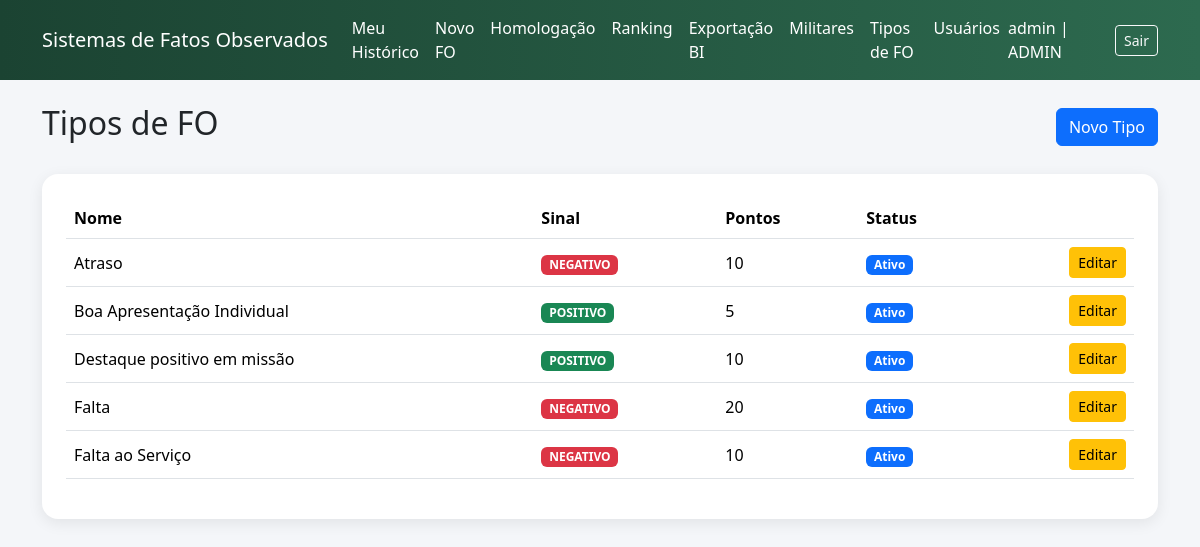
Page /fo/admin/tipos (signed in) on the committed database.
### app/fo/models.py (models this page shows, shortened)
class Usuario(db.Model, UserMixin):
    __tablename__ = "usuarios"
    id = db.Column(db.Integer, primary_key=True)
    username = db.Column(db.String(80), unique=True, nullable=False)
    senha_hash = db.Column(db.String(128), nullable=False)
    perfil = db.Column(
        db.String(20),
        nullable=False,
        default="MILITAR"
    )
    militar_id = db.Column(
        db.Integer,
        db.ForeignKey("militares.id", ondelete="RESTRICT"),
        nullable=False
    )
    militar = db.relationship("Militar")

class TipoDeFato(db.Model):
    __tablename__ = 'tipo_de_fato'
    id = db.Column(db.Integer, primary_key=True)
    nome = db.Column(db.String(150), nullable=False)
    sinal = db.Column(db.String(10), nullable=False) #positivo ou negativo
    pontos = db.Column(db.Integer, nullable=False)
    texto_boletim = db.Column(db.Text, nullable=True)
    ativo = db.Column(db.Boolean, default=True, nullable=False)

### app/fo/routes.py (the view)
@fo_bp.route("/admin/tipos")
@login_required
@requer_admin
def admin_tipos():
    tipos = TipoDeFato.query.order_by(TipoDeFato.nome.asc()).all()
    return render_template("fo/admin_tipos.html", tipos=tipos)

### app/__init__.py (called while the page is built)
def create_app():
    app = Flask(__name__)
    app.config.from_object(Config)
    db.init_app(app)
    login_manager.init_app(app)
    migrate.init_app(app, db)
    from app.fo.models import Usuario
    @login_manager.user_loader
    def load_user(user_id):
        return Usuario.query.get(int(user_id))
    login_manager.login_view = "auth.login"
    from app.fo import fo_bp
    app.register_blueprint(fo_bp)
    from app.auth import auth_bp
    app.register_blueprint(auth_bp)
    @app.route("/")
    def index():
        if current_user.is_authenticated and current_user.perfil == "MILITAR":
            return redirect(url_for("fo.meu_historico"))
        return redirect(url_for("fo.ranking"))
    return app

### app/fo/permissions.py (called while the page is built)
def perfil_permitido(*perfis):
    def decorator(func):
        @wraps(func)
        def wrapper(*args, **kwargs):
            if not current_user.is_authenticated:
                abort(403)
            if current_user.perfil not in perfis and current_user.perfil != "ADMIN":
                abort(403)
            return func(*args, **kwargs)
        return wrapper
    return decorator

### app/templates/fo/admin_tipos.html (shortened to what this page needs)
{% extends "base.html" %}
{% block content %}
<div class="d-flex justify-content-between align-items-center mb-4">
    <h2>Tipos de FO</h2>
    <a href="{{ url_for('fo.admin_tipo_novo') }}"
       class="btn btn-primary">
        Novo Tipo
    </a>
</div>
<div class="card card-glass p-4">
    <table class="table table-hover align-middle">
        <thead>
            <tr>
                <th>Nome</th>
                <th>Sinal</th>
                <th>Pontos</th>
                <th>Status</th>
                <th></th>
            </tr>
        </thead>
        <tbody>
            {% for tipo in tipos %}
            <tr>
                <td>{{ tipo.nome }}</td>
                <td>
                    {% if tipo.sinal == "POSITIVO" %}
                        <span class="badge bg-success">POSITIVO</span>
                    {% else %}
                        <span class="badge bg-danger">NEGATIVO</span>
                    {% endif %}
                </td>
                <td>{{ tipo.pontos }}</td>
                <td>
                    {% if tipo.ativo %}
                        <span class="badge bg-primary">Ativo</span>
                    {% else %}
                        <span class="badge bg-secondary">Inativo</span>
                    {% endif %}
                </td>
                <td class="text-end">
                    <a href="{{ url_for('fo.admin_tipo_editar', tipo_id=tipo.id) }}"
                       class="btn btn-sm btn-warning">
                        Editar
                    </a>
                </td>
            </tr>
            {% endfor %}
        </tbody>
    </table>
</div>
{% endblock %}

### app/templates/base.html (shortened to what this page needs)
<!DOCTYPE html>
<html lang="pt-BR">
<head>
    <link href="https://cdn.jsdelivr.net/npm/bootstrap@5.3.3/dist/css/bootstrap.min.css" rel="stylesheet">
</head>
<body>
<nav class="navbar navbar-expand-lg navbar-dark navbar-custom mb-4">
    <div class="container">
        <a class="navbar-brand"
            href="{{ url_for('fo.ranking' )}}">
        Sistemas de Fatos Observados
        </a>
        <div class="collapse navbar-collapse"
            id="navbarNav">
            {% if current_user.is_authenticated %}
            <ul class="navbar-nav me-auto">
                {% if current_user.perfil in ["MILITAR", "ADMIN"] %}
                    <li class="nav-item">
                        <a class="nav-link" href="{{ url_for('fo.meu_historico') }}">
                            Meu Histórico
                        </a>
                    </li>
                {% endif %}
                {% if current_user.perfil in ["HOMOLOGADOR", "ADMIN"] %}
                    <li class="nav-item">
                        <a class="nav-link" href="{{ url_for('fo.novo_fo') }}">
                            Novo FO
                        </a>
                    </li>
                    <li class="nav-item">
                        <a class="nav-link" href="{{ url_for('fo.homologacao') }}">
                            Homologação
                        </a>
                    </li>
                {% endif %}
                {% if current_user.perfil in ["MILITAR", "HOMOLOGADOR", "ADMIN"] %}
                    <li class="nav-item">
                        <a class="nav-link" href="{{ url_for('fo.ranking') }}">
                            Ranking
                        </a>
                    </li>
                {% endif %}
                {% if current_user.perfil in ["BOLETIM", "ADMIN"] %}
                    <li class="nav-item">
                        <a class="nav-link" href="{{ url_for('fo.exportacao') }}">
                            Exportação BI
                        </a>
                    </li>
                {% endif %}
                {% if current_user.perfil in ["CADASTRADOR", "ADMIN"] %}
                    <li class="nav-item">
                        <a class="nav-link" href="{{ url_for('fo.admin_militares') }}">
                            Militares
                        </a>
                    </li>
                {% endif %}
                {% if current_user.perfil == "ADMIN" %}
                    <li class="nav-item">
                        <a class="nav-link" href="{{ url_for('fo.admin_tipos') }}">
                            Tipos de FO
                        </a>
                    </li>
                    <li class="nav-item">
                        <a class="nav-link" href="{{ url_for('fo.admin_usuarios') }}">
                            Usuários
                        </a>
                    </li>
                {% endif %}
            </ul>
            <div class="d-flex align-items-center gap-3">
                <span class="navbar-text">
                    {{ current_user.username }} | {{ current_user.perfil }}
                </span>
                <a class="btn btn-outline-light btn-sm"
                href="{{ url_for('auth.logout') }}">
                Sair
                </a>
            </div>
            {% endif %}
        </div>
    </div>
</nav>
<div class="container">
    {% block content %}{% endblock %}
</div>
</body>
</html>

### app/templates/base.html (style rules this page uses)
body { background: #f4f6f9; }
.navbar-custom { background: linear-gradient(90deg, #1b4332, #2d6a4f); }
.navbar-brand, .nav-link, .navbar-text { color:white !important; }
.card-glass { border-radius: 16px; border:none; box-shadow: 0 4px 15px rgba(0,0,0,0.08); }

### rows in the picture
Usuario: username "admin", perfil "ADMIN"
TipoDeFato: nome "Atraso", sinal "NEGATIVO", pontos "10", ativo "Ativo"
TipoDeFato: nome "Boa Apresentação Individual", sinal "POSITIVO", pontos "5", ativo "Ativo"
TipoDeFato: nome "Destaque positivo em missão", sinal "POSITIVO", pontos "10", ativo "Ativo"
TipoDeFato: nome "Falta", sinal "NEGATIVO", pontos "20", ativo "Ativo"
TipoDeFato: nome "Falta ao Serviço", sinal "NEGATIVO", pontos "10", ativo "Ativo"
